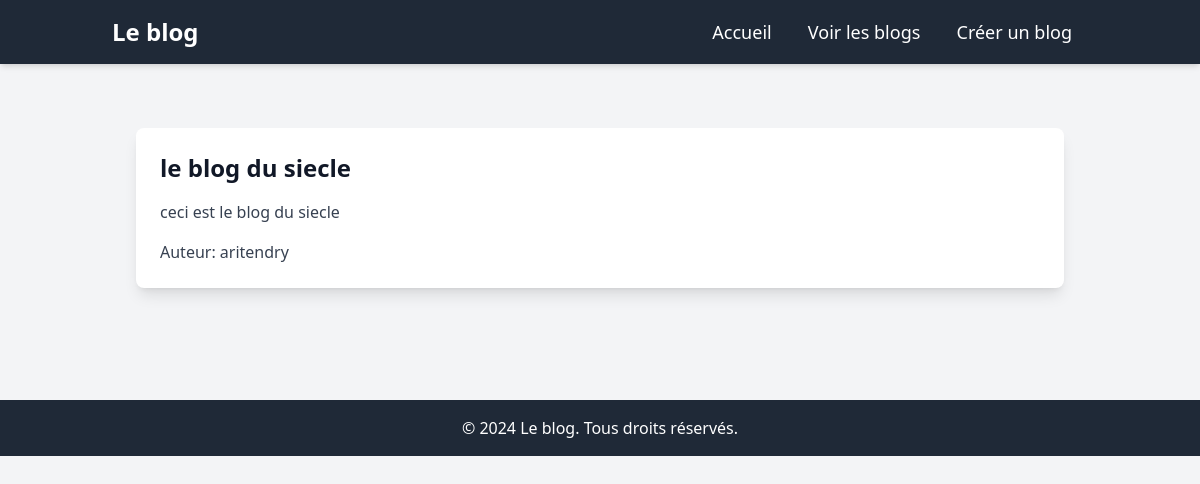
The app's page /blog_details/blog_du_siecle with its own data.
### blog/models.py (models this page shows, shortened)
class Blog(models.Model):
    title = models.CharField(max_length=200)
    slug = models.SlugField()
    summary = models.TextField(max_length=200)
    author = models.CharField(max_length=50)

### blog/views.py (the view)
# urls.py: path('blog_details/<str:slug>',blog_details,name='blog_details'),
def blog_details(request , slug):
    blog = get_object_or_404(Blog, slug=slug)
    return render(request, 'blog/blog_details.html', context={'blog': blog})

### blog/templates/blog/blog_details.html
{% extends 'base.html' %}
{% block content %}
<div class="container mx-auto px-6 py-8">
    <div class="blog bg-white p-6 rounded-lg shadow-lg">
        <h1 class="text-2xl font-semibold mb-4">{{ blog.title }}</h1>
        <p class="text-gray-700 mb-4">{{ blog.summary }}</p>
        <p class="text-gray-700">Auteur: {{ blog.author }}</p>
    </div>
</div>
{% endblock %}

### records on screen
Blog: title "le blog du siecle", summary "ceci est le blog du siecle", author "aritendry"
